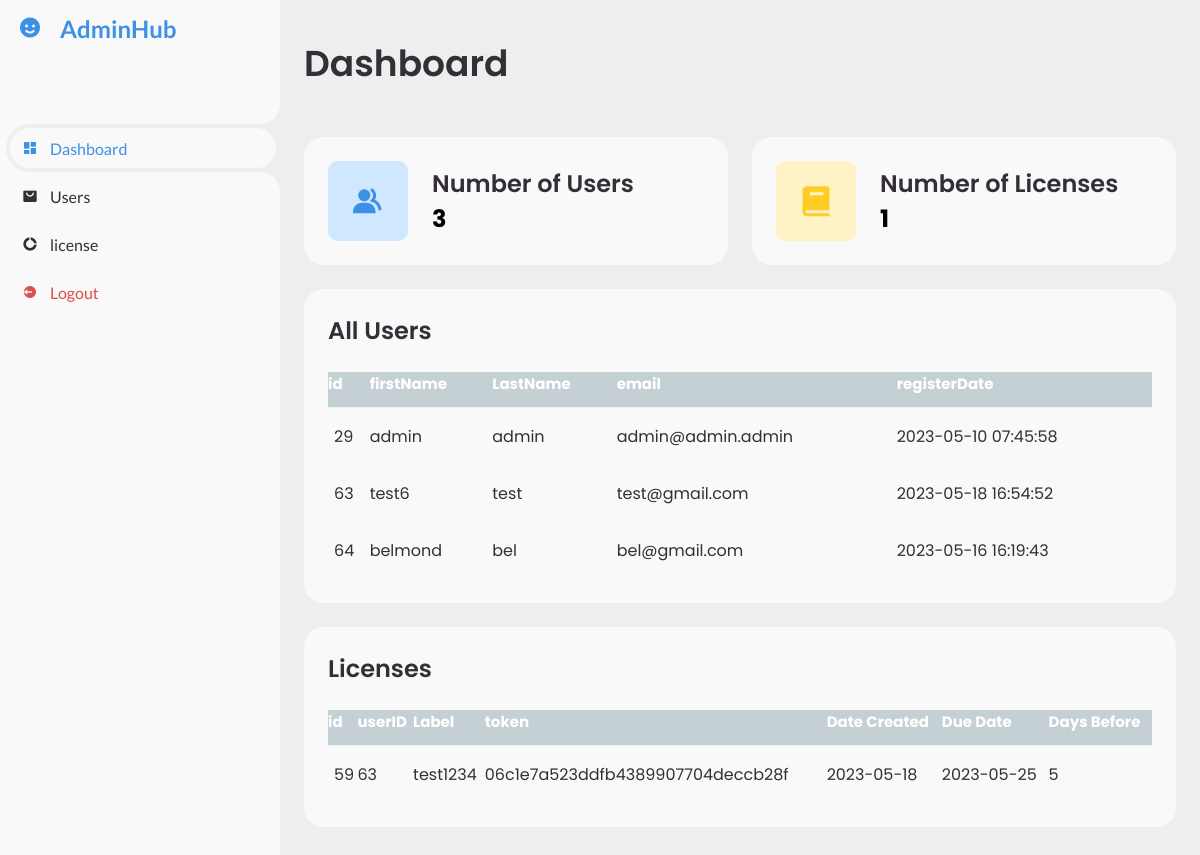
The page /users/admin_dashboard.php on the database its author committed.
### tables this page shows
CREATE TABLE `user` (
  `id` int(11) NOT NULL,
  `firstName` varchar(100) DEFAULT NULL,
  `lastName` varchar(100) DEFAULT NULL,
  `email` varchar(100) NOT NULL,
  `registerDate` varchar(100) DEFAULT NULL,
  `password` varchar(100) DEFAULT NULL
);

CREATE TABLE `license` (
  `id` int(50) NOT NULL,
  `user_id` int(11) NOT NULL,
  `label` varchar(100) NOT NULL,
  `token` varchar(100) NOT NULL,
  `dateCreated` date NOT NULL,
  `dueDate` date NOT NULL,
  `daysBefore` int(11) NOT NULL
);

### users/admin_dashboard.php (the view, shortened to what this page needs)
<?php
  include '../assets/db/db.php';
  $query = "SELECT * FROM user ";
  $result = mysqli_query($conn,$query);
  $license = "SELECT * FROM license ";
  $output = mysqli_query($conn, $license);
 ?>
<!DOCTYPE html>
<html lang="en">
<head>
	<link href='https://unpkg.com/boxicons@2.0.9/css/boxicons.min.css' rel='stylesheet'>
	<link rel="stylesheet" href="../assets/css/dashboard.css">
</head>
<body>
	<section id="sidebar">
		<a href="#" class="brand">
			<i class='bx bxs-smile'></i>
			<span class="text">AdminHub</span>
		</a>
		<ul class="side-menu top">
			<li class="active">
				<a href="#">
					<i class='bx bxs-dashboard' ></i>
					<span class="text">Dashboard</span>
				</a>
			</li>
			<li>
				<a href="#">
					<i class='bx bxs-shopping-bag-alt' ></i>
					<span class="text">Users</span>
				</a>
			</li>
			<li>
				<a href="#">
					<i class='bx bxs-doughnut-chart' ></i>
					<span class="text">license</span>
				</a>
			</li>
			<li>
				<a href="logout.php" class="logout">
					<i class='bx bxs-log-out-circle' ></i>
					<span class="text">Logout</span>
				</a>
			</li>
		</ul>
	</section>
	<section id="content">
		<main>
			<div class="head-title">
				<div class="left">
					<h1>Dashboard</h1>
				</div>
			</div>
			<ul class="box-info">
				<li>
					<i class='bx bxs-group' ></i>
					<span class="text">
						<h3>Number of Users</h3>
						<p>
						<?php
						$query = "SELECT id FROM user ORDER BY id";
						$query_run = mysqli_query($conn, $query);
						$row = mysqli_num_rows($query_run);
						echo '<h1> '.$row.'</h1>';
						?>
						</p>
					</span>
				</li>
				<li>
					<i class='bx bxs-book' ></i>
					<span class="text">
						<h3>Number of Licenses</h3>
						<p>
						<?php
						$query = "SELECT id FROM license ORDER BY id";
						$query_run = mysqli_query($conn, $query);
						$row = mysqli_num_rows($query_run);
						echo '<h1> '.$row.'</h1>';
						?>
						</p>
					</span>
				</li>
			</ul>
			<div class="table-data">
				<div class="order">
					<div class="head">
						<h3>All Users</h3>
					</div>
					<table>
						<thead>
							<tr>
								<th>id</th>
								<th>firstName</th>
								<th>LastName</th>
								<th>email</th>
								<th>registerDate</th>
							</tr>
						</thead>
						<tbody>
							<tr>
							<?php
                      while($row = mysqli_fetch_assoc($result)){
                        ?>
                        <td><?php echo $row['id'] ?></td>
                        <td><?php echo $row['firstName'] ?></td>
                        <td><?php echo $row['lastName'] ?></td>
                        <td><?php echo $row['email'] ?></td>
                        <td><?php echo $row['registerDate'] ?></td>
                        </tr>
                        <?php
                     }
                     ?>
					</tbody>
					</table>
				</div>
			</div>
			<div class="table-data">
			<div class="order">
					<div class="head">
					<h3>Licenses</h3>
					</div>
				<table>
					<thead>
						<tr>
                        <th>id</th>
                        <th>userID</th>
                        <th>Label</th>
                        <th>token</th>
                        <th>Date Created</th>
                        <th>Due Date</th>
                        <th>Days Before</th>
						</tr>
					</thead>
					<tbody>
                    <tr>
                    <?php
                      while($row = mysqli_fetch_assoc($output)){
                        ?>
                        <td><?php echo $row['id'] ?></td>
                        <td><?php echo $row['user_id'] ?></td>
                        <td><?php echo $row['label'] ?></td>
                        <td><?php echo $row['token'] ?></td>
                        <td><?php echo $row['dateCreated'] ?></td>
                        <td><?php echo $row['dueDate'] ?></td>
                        <td><?php echo $row['daysBefore'] ?></td>
					</tr>
                    <?php } ?>
					</tbody>
				</table>
			</div>
			</div>
		</main>
	</section>
</body>
</html>

### assets/css/dashboard.css (style rules this page uses)
* { margin: 0; padding: 0; box-sizing: border-box; }
a { text-decoration: none; }
li { list-style: none; }
:root { --poppins: 'Poppins', sans-serif; --lato: 'Lato', sans-serif; --light: #F9F9F9; --blue: #3C91E6; --light-blue: #CFE8FF; --grey: #eee; --dark-grey: #AAAAAA; --dark: #342E37; --red: #DB504A; --yellow: #FFCE26; --light-yellow: #FFF2C6; --orange: #FD7238; --light-orange: #FFE0D3; }
html { overflow-x: hidden; }
body { background: var(--grey); overflow-x: hidden; }
#sidebar { position: fixed; top: 0; left: 0; width: 280px; height: 100%; background: var(--light); z-index: 2000; font-family: var(--lato); transition: .3s ease; overflow-x: hidden; scrollbar-width: none; }
#sidebar .brand { font-size: 24px; font-weight: 700; height: 56px; display: flex; align-items: center; color: var(--blue); position: sticky; top: 0; left: 0; background: var(--light); z-index: 500; padding-bottom: 20px; box-sizing: content-box; }
#sidebar .brand .bx { min-width: 60px; display: flex; justify-content: center; }
#sidebar .side-menu { width: 100%; margin-top: 48px; }
#sidebar .side-menu li { height: 48px; background: transparent; margin-left: 6px; border-radius: 48px 0 0 48px; padding: 4px; }
#sidebar .side-menu li.active { background: var(--grey); position: relative; }
#sidebar .side-menu li.active::before { content: ''; position: absolute; width: 40px; height: 40px; border-radius: 50%; top: -40px; right: 0; box-shadow: 20px 20px 0 var(--grey); z-index: -1; }
#sidebar .side-menu li.active::after { content: ''; position: absolute; width: 40px; height: 40px; border-radius: 50%; bottom: -40px; right: 0; box-shadow: 20px -20px 0 var(--grey); z-index: -1; }
#sidebar .side-menu li a { width: 100%; height: 100%; background: var(--light); display: flex; align-items: center; border-radius: 48px; font-size: 16px; color: var(--dark); white-space: nowrap; overflow-x: hidden; }
#sidebar .side-menu.top li.active a { color: var(--blue); }
#sidebar .side-menu li a.logout { color: var(--red); }
#sidebar .side-menu li a .bx { min-width: calc(60px - ((4px + 6px) * 2)); display: flex; justify-content: center; }
#content { position: relative; width: calc(100% - 280px); left: 280px; transition: .3s ease; }
#content main { width: 100%; padding: 36px 24px; font-family: var(--poppins); max-height: calc(100vh - 56px); overflow-y: auto; }
#content main .head-title { display: flex; align-items: center; justify-content: space-between; grid-gap: 16px; flex-wrap: wrap; }
#content main .head-title .left h1 { font-size: 36px; font-weight: 600; margin-bottom: 10px; color: var(--dark); }
#content main .box-info { display: grid; grid-template-columns: repeat(auto-fit, minmax(240px, 1fr)); grid-gap: 24px; margin-top: 36px; }
#content main .box-info li { padding: 24px; background: var(--light); border-radius: 20px; display: flex; align-items: center; grid-gap: 24px; }
#content main .box-info li .bx { width: 80px; height: 80px; border-radius: 10px; font-size: 36px; display: flex; justify-content: center; align-items: center; }
#content main .box-info li:nth-child(1) .bx { background: var(--light-blue); color: var(--blue); }
#content main .box-info li:nth-child(2) .bx { background: var(--light-yellow); color: var(--yellow); }
#content main .box-info li .text h3 { font-size: 24px; font-weight: 600; color: var(--dark); }
#content main .box-info li .text p { color: var(--dark); }
#content main .table-data { display: flex; flex-wrap: wrap; grid-gap: 24px; margin-top: 24px; width: 100%; color: var(--dark); }
#content main .table-data > div { border-radius: 20px; background: var(--light); padding: 24px; overflow-x: auto; }
#content main .table-data .head { display: flex; align-items: center; grid-gap: 16px; margin-bottom: 24px; }
#content main .table-data .head h3 { margin-right: auto; font-size: 24px; font-weight: 600; }
#content main .table-data .order { flex-grow: 1; flex-basis: 500px; }
#content main .table-data .order table { width: 100%; border-collapse: collapse; }
#content main .table-data .order table th { padding-bottom: 12px; font-size: 15px; text-align: left; border-bottom: 1px solid var(--grey); color: white; background-color:rgb(197, 208, 212); }
#content main .table-data .order table td { padding: 16px 0; }
#content main .table-data .order table tr td:first-child { display: flex; align-items: center; grid-gap: 12px; padding-left: 6px; }

### rows shown on the page
user: id "29", firstName "admin", lastName "admin", email "admin@admin.admin", registerDate "2023-05-10 07:45:58"
user: id "63", firstName "test6", lastName "test", email "test@gmail.com", registerDate "2023-05-18 16:54:52"
user: id "64", firstName "belmond", lastName "bel", email "bel@gmail.com", registerDate "2023-05-16 16:19:43"
license: id "59", user "63", label "test1234", token "06c1e7a523ddfb4389907704deccb28f", dateCreated "2023-05-18", dueDate "2023-05-25", daysBefore "5"

### other values the page prints
$row "3"
$row "1"
